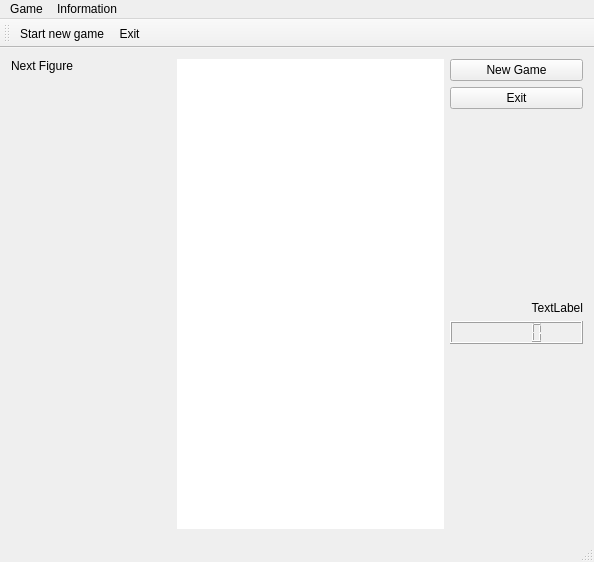
<?xml version="1.0" encoding="UTF-8"?>
<ui version="4.0">
 <class>MainWindow</class>
 <widget class="QMainWindow" name="MainWindow">
  <property name="geometry">
   <rect>
    <x>0</x>
    <y>0</y>
    <width>594</width>
    <height>562</height>
   </rect>
  </property>
  <property name="windowTitle">
   <string>MainWindow</string>
  </property>
  <widget class="QWidget" name="centralWidget">
   <layout class="QHBoxLayout" name="horizontalLayout_2" stretch="1,2,1">
    <item>
     <layout class="QVBoxLayout" name="verticalLayout">
      <item>
       <widget class="QLabel" name="NextElement">
        <property name="font">
         <font>
          <weight>50</weight>
          <bold>false</bold>
         </font>
        </property>
        <property name="text">
         <string>Next Figure</string>
        </property>
       </widget>
      </item>
      <item>
       <widget class="NextFigure" name="WidgetWidget" native="true">
        <property name="minimumSize">
         <size>
          <width>160</width>
          <height>150</height>
         </size>
        </property>
       </widget>
      </item>
      <item>
       <spacer name="verticalSpacer">
        <property name="orientation">
         <enum>Qt::Vertical</enum>
        </property>
        <property name="sizeHint" stdset="0">
         <size>
          <width>20</width>
          <height>40</height>
         </size>
        </property>
       </spacer>
      </item>
     </layout>
    </item>
    <item>
     <widget class="glass" name="Glass" native="true">
      <property name="palette">
       <palette>
        <active>
         <colorrole role="Base">
          <brush brushstyle="SolidPattern">
           <color alpha="255">
            <red>255</red>
            <green>255</green>
            <blue>255</blue>
           </color>
          </brush>
         </colorrole>
         <colorrole role="Window">
          <brush brushstyle="SolidPattern">
           <color alpha="255">
            <red>255</red>
            <green>255</green>
            <blue>255</blue>
           </color>
          </brush>
         </colorrole>
        </active>
        <inactive>
         <colorrole role="Base">
          <brush brushstyle="SolidPattern">
           <color alpha="255">
            <red>255</red>
            <green>255</green>
            <blue>255</blue>
           </color>
          </brush>
         </colorrole>
         <colorrole role="Window">
          <brush brushstyle="SolidPattern">
           <color alpha="255">
            <red>255</red>
            <green>255</green>
            <blue>255</blue>
           </color>
          </brush>
         </colorrole>
        </inactive>
        <disabled>
         <colorrole role="Base">
          <brush brushstyle="SolidPattern">
           <color alpha="255">
            <red>255</red>
            <green>255</green>
            <blue>255</blue>
           </color>
          </brush>
         </colorrole>
         <colorrole role="Window">
          <brush brushstyle="SolidPattern">
           <color alpha="255">
            <red>255</red>
            <green>255</green>
            <blue>255</blue>
           </color>
          </brush>
         </colorrole>
        </disabled>
       </palette>
      </property>
      <property name="focusPolicy">
       <enum>Qt::StrongFocus</enum>
      </property>
      <property name="autoFillBackground">
       <bool>true</bool>
      </property>
      <property name="rows" stdset="0">
       <UInt>20</UInt>
      </property>
      <property name="columns" stdset="0">
       <UInt>10</UInt>
      </property>
     </widget>
    </item>
    <item>
     <layout class="QVBoxLayout" name="verticalLayout_2">
      <item>
       <widget class="QPushButton" name="StartButton">
        <property name="text">
         <string>New Game</string>
        </property>
       </widget>
      </item>
      <item>
       <widget class="QPushButton" name="ExitButton">
        <property name="text">
         <string>Exit</string>
        </property>
       </widget>
      </item>
      <item>
       <spacer name="verticalSpacer_2">
        <property name="orientation">
         <enum>Qt::Vertical</enum>
        </property>
        <property name="sizeHint" stdset="0">
         <size>
          <width>20</width>
          <height>40</height>
         </size>
        </property>
       </spacer>
      </item>
      <item>
       <widget class="QLabel" name="Score">
        <property name="text">
         <string>TextLabel</string>
        </property>
        <property name="alignment">
         <set>Qt::AlignRight|Qt::AlignTrailing|Qt::AlignVCenter</set>
        </property>
       </widget>
      </item>
      <item>
       <widget class="QLCDNumber" name="lcdNumber"/>
      </item>
      <item>
       <spacer name="verticalSpacer_3">
        <property name="orientation">
         <enum>Qt::Vertical</enum>
        </property>
        <property name="sizeHint" stdset="0">
         <size>
          <width>20</width>
          <height>40</height>
         </size>
        </property>
       </spacer>
      </item>
     </layout>
    </item>
   </layout>
  </widget>
  <widget class="QMenuBar" name="menuBar">
   <property name="geometry">
    <rect>
     <x>0</x>
     <y>0</y>
     <width>594</width>
     <height>26</height>
    </rect>
   </property>
   <widget class="QMenu" name="menuGame">
    <property name="title">
     <string>Game</string>
    </property>
    <addaction name="actionStart_new_game"/>
    <addaction name="actionExit"/>
   </widget>
   <widget class="QMenu" name="menuInformation">
    <property name="title">
     <string>Information</string>
    </property>
    <addaction name="actionAbout"/>
   </widget>
   <addaction name="menuGame"/>
   <addaction name="menuInformation"/>
  </widget>
  <widget class="QToolBar" name="mainToolBar">
   <attribute name="toolBarArea">
    <enum>TopToolBarArea</enum>
   </attribute>
   <attribute name="toolBarBreak">
    <bool>false</bool>
   </attribute>
   <addaction name="actionStart_new_game"/>
   <addaction name="actionExit"/>
  </widget>
  <widget class="QStatusBar" name="statusBar"/>
  <action name="actionStart_new_game">
   <property name="text">
    <string>Start new game</string>
   </property>
  </action>
  <action name="actionExit">
   <property name="text">
    <string>Exit</string>
   </property>
  </action>
  <action name="actionAbout">
   <property name="text">
    <string>About</string>
   </property>
  </action>
 </widget>
 <layoutdefault spacing="6" margin="11"/>
 <customwidgets>
  <customwidget>
   <class>glass</class>
   <extends>QWidget</extends>
   <header>glass.h</header>
   <container>1</container>
  </customwidget>
  <customwidget>
   <class>NextFigure</class>
   <extends>QWidget</extends>
   <header>nextfigure.h</header>
   <container>1</container>
  </customwidget>
 </customwidgets>
 <resources/>
 <connections>
  <connection>
   <sender>StartButton</sender>
   <signal>clicked()</signal>
   <receiver>actionStart_new_game</receiver>
   <slot>trigger()</slot>
   <hints>
    <hint type="sourcelabel">
     <x>516</x>
     <y>77</y>
    </hint>
    <hint type="destinationlabel">
     <x>-1</x>
     <y>-1</y>
    </hint>
   </hints>
  </connection>
  <connection>
   <sender>ExitButton</sender>
   <signal>clicked()</signal>
   <receiver>actionExit</receiver>
   <slot>trigger()</slot>
   <hints>
    <hint type="sourcelabel">
     <x>516</x>
     <y>112</y>
    </hint>
    <hint type="destinationlabel">
     <x>-1</x>
     <y>-1</y>
    </hint>
   </hints>
  </connection>
  <connection>
   <sender>actionExit</sender>
   <signal>triggered()</signal>
   <receiver>MainWindow</receiver>
   <slot>close()</slot>
   <hints>
    <hint type="sourcelabel">
     <x>-1</x>
     <y>-1</y>
    </hint>
    <hint type="destinationlabel">
     <x>296</x>
     <y>280</y>
    </hint>
   </hints>
  </connection>
 </connections>
</ui>
